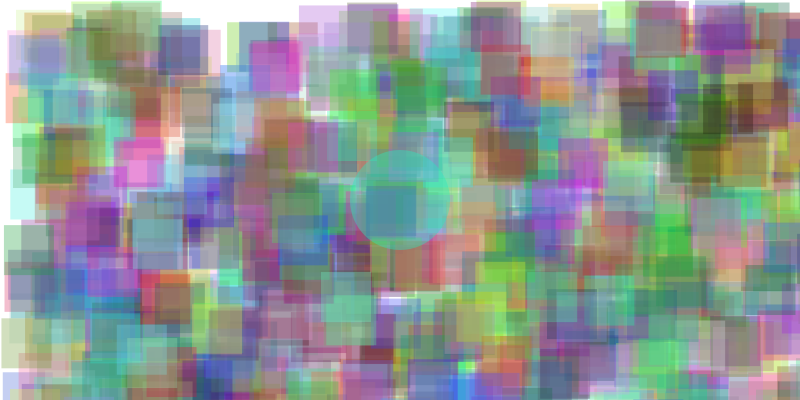
Frame 1 (no input)
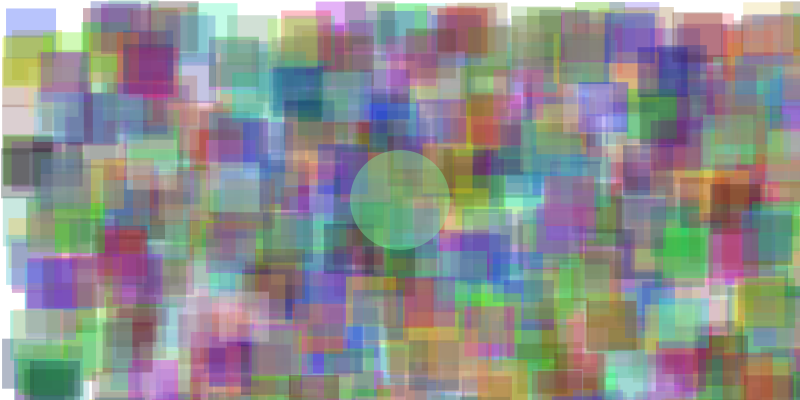
Frame 60 (the mouse pressed at the canvas centre just before this capture)
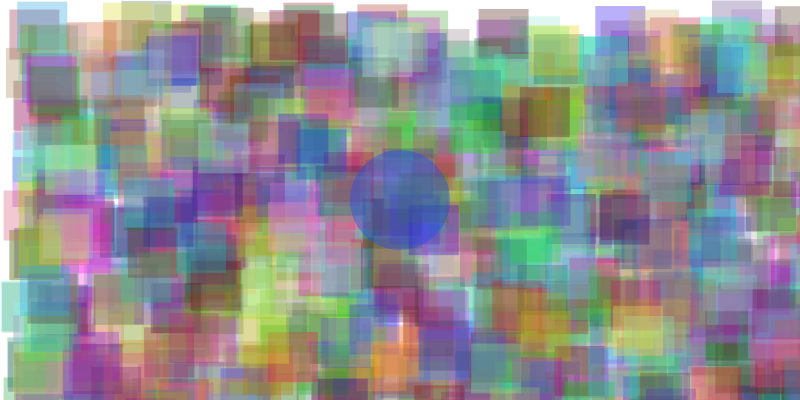
Frame 120 (the mouse held since frame 60 and released just before this capture)

The Processing sketch that drew these frames (run headless with seeded random() and noise(); from frame 60 on, the mouse is pressed at the canvas centre):

// Processing sketch: Annette_Lee_Assignment_2_pde
// ── Annette_Lee_Assignment_2_pde.pde
// Assignment 1
// ART 22 Spring 2020
// Author: Annette Lee
// Content inspired by Mark Hirsch's ART 22 Lectures


int x, y; // variables for position

void setup () {
  size (800,400); // set window size to 800x400
  
  x = width/2; // set x to be 800/2
  y = height/2; // set y to be 400/2
}

void draw () {
  background (255); // set background color to white
  
  for (int i = 0; i < 1000; i++) { // start counting at 0 and keep looping +1 until i<1000
    noStroke (); // no outline
    fill (random (0,255), random (0,255), random (0,255), 80); // random fill with 80 alpha channel
    rect (random (0, width), random (0, height), 50, 50); // rectangles at random positions but same size
  }
  
  fill (random (0,255), random (0,255), random (0,255), 100); // random fill with 100 alpha channel
  ellipse (x, y, 100, 100); // ellipse start at middle
  
  if (keyPressed) { // is key pressed?
    if (key == CODED) { // is key a "coded" key?
      if (keyCode == RIGHT) { // is the coded key the right arrow?
        x+=10; // x = x + 10
      }
      if (keyCode == LEFT) { // is the coded key the left arrow?
        x-=10;  // x = x - 10
      }
      if (keyCode == UP) { // is the coded key the up arrow?
        y-=10; // y = y - 10
      }
      if (keyCode == DOWN) { // is the coded key the down arrow?
        y+=10;  // y = y + 10
      }
    }
  }
  
  if (x > width) { // if x goes out of bounds on the right
    x = 0; // reset to the left
  }
  if (x < 0) { // if x goes out of bounds on the left
    x = width; // reset to the right
  }
  if (y > height) { // if y goes out of bounds on the bottom
    y = 0; // reset to the top
  }
  if (y < 0) { // if y goes out of bounds on the top
    y = height; // reset to the bottom
  }
}
